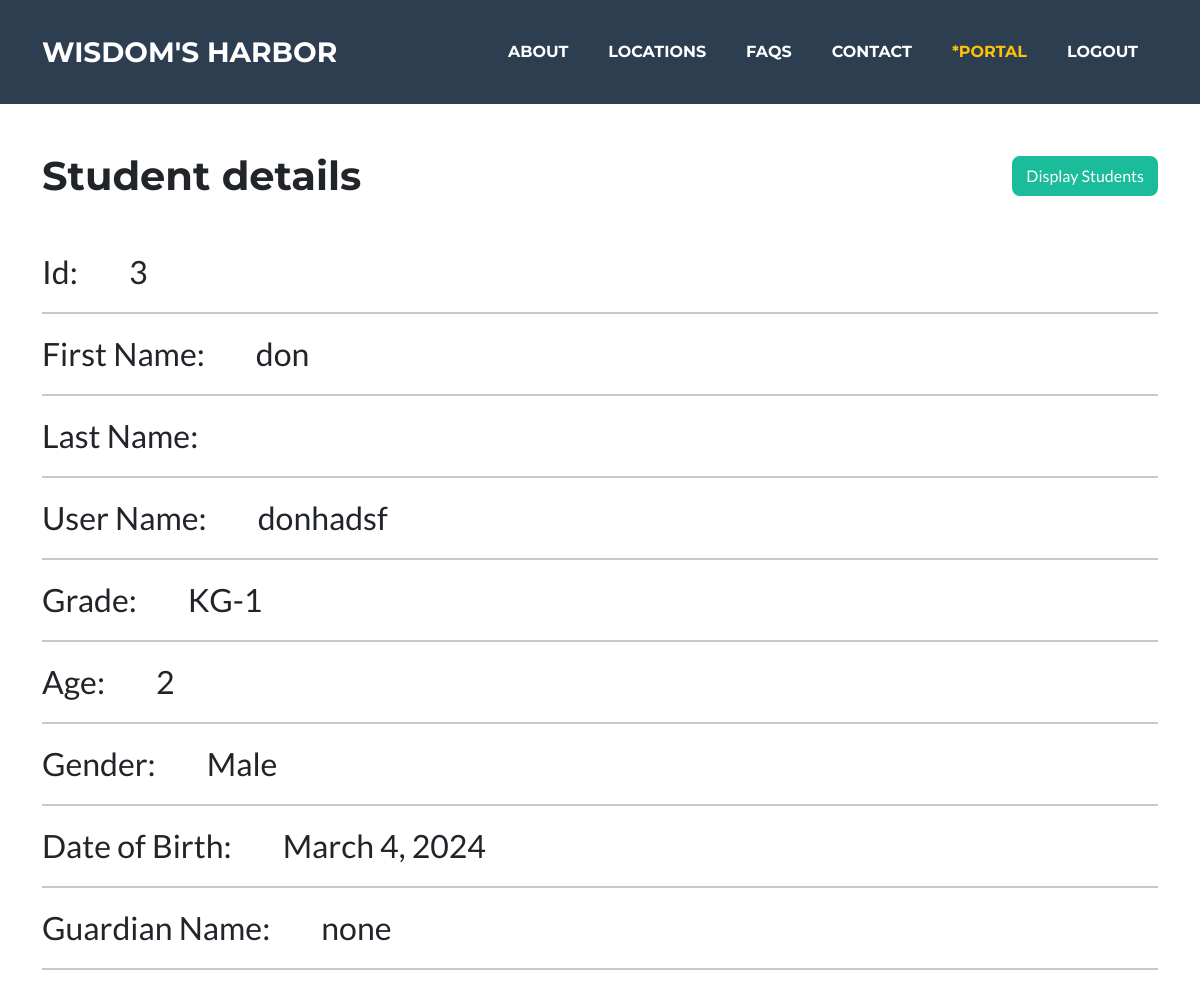
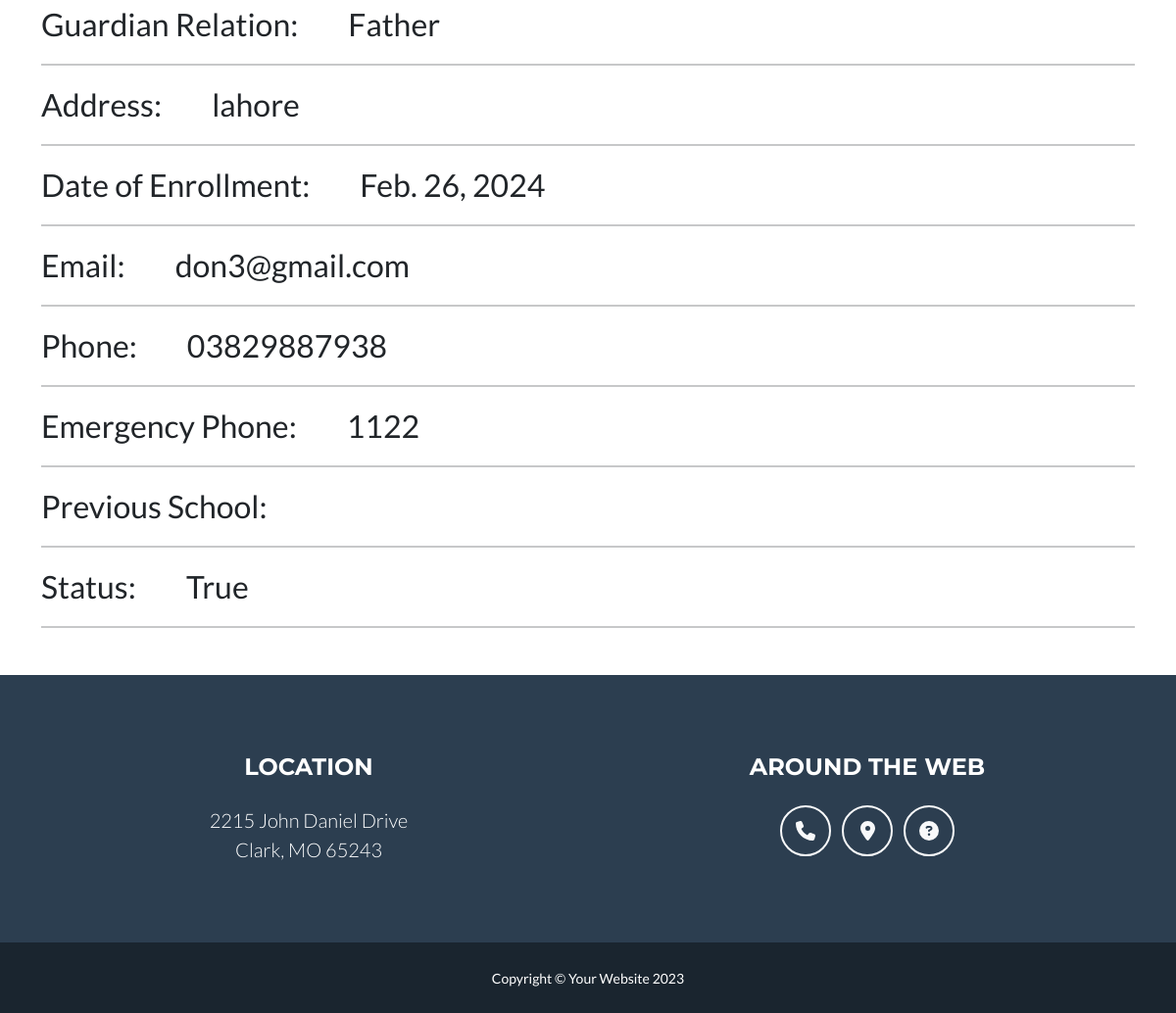
The app's page /student/details/3/ (signed in) with its own data (2 pictures, top to bottom).
### school/models.py (models this page shows)
class Student(models.Model):
    first_name = models.CharField(max_length=255, default="Name")
    last_name = models.CharField(max_length=255, null=True, blank=True)
    username = models.CharField(max_length=255, default='')
    grade = models.ForeignKey(Grade, on_delete= models.CASCADE)
    age = models.IntegerField()
    gender = models.ForeignKey(Gender, on_delete=models.CASCADE)
    dob = models.DateField()
    guardian_name = models.CharField(max_length=255)
    guardian_relation = models.ForeignKey(GuardianRelation, on_delete=models.CASCADE)
    address = models.CharField(max_length=500)
    date_of_enrollment = models.DateField()
    email = models.EmailField()
    phone = models.CharField(max_length=100)
    emergency_phone = models.CharField(max_length=100)
    previous_school = models.CharField(max_length=200, null=True, blank=True)
    status = models.BooleanField(default=True)

class Grade(models.Model):
    name = models.CharField(max_length=255)
    status = models.BooleanField(default=True)
    def __str__(self):
        return self.name

class Gender(models.Model):
    name = models.CharField(max_length=255)
    def __str__(self):
        return self.name

class GuardianRelation(models.Model):
    name = models.CharField(max_length=255)
    def __str__(self):
        return self.name

### school/views.py (the view)
# urls.py: path('student/details/<int:id>/', views.student_details, name='student_details'),
def student_details(request,id):
    if request.user.is_authenticated:
        if request.user.is_superuser:
            student = Student.objects.get(pk=id)
            return render(request, 'student_details.html', {'student': student})
        else:
            messages.warning(request, 'This page is for admin only!')
            return redirect('home')
    else:
        messages.warning(request, 'please login first!')
        return redirect('login')

### school/templates/student_details.html (shortened to what this page needs)
{% extends 'layout.html' %}
{% load static %}
{% block 'content' %}
<div class="container">
    <div class="d-flex align-items-center justify-content-between ">
        <h1 class="my-5">Student details</h1>
        <a href="{% url 'display_students' %}" class="btn btn-primary">Display Students</a>
    </div>
    <span class="fs-2 fw-medium">Id:</span>
    <span class="ms-5 fs-2">{{student.id}}</span>
    <hr>
    <span class="fs-2 fw-medium">First Name:</span>
    <span class="ms-5 fs-2">{{student.first_name}}</span>
    <hr>
    <span class="fs-2 fw-medium">Last Name:</span>
    <hr>
    <span class="fs-2 fw-medium">User Name:</span>
    <span class="ms-5 fs-2">{{student.username}}</span>
    <hr>
    <span class="fs-2 fw-medium">Grade:</span>
    <span class="ms-5 fs-2">{{student.grade}}</span>
    <hr>
    <span class="fs-2 fw-medium">Age:</span>
    <span class="ms-5 fs-2">{{student.age}}</span>
    <hr>
    <span class="fs-2 fw-medium">Gender:</span>
    <span class="ms-5 fs-2">{{student.gender}}</span>
    <hr>
    <span class="fs-2 fw-medium">Date of Birth:</span>
    <span class="ms-5 fs-2">{{student.dob}}</span>
    <hr>
    <span class="fs-2 fw-medium">Guardian Name:</span>
    <span class="ms-5 fs-2">{{student.guardian_name}}</span>
    <hr>
    <span class="fs-2 fw-medium">Guardian Relation:</span>
    <span class="ms-5 fs-2">{{student.guardian_relation}}</span>
    <hr>
    <span class="fs-2 fw-medium">Address:</span>
    <span class="ms-5 fs-2">{{student.address}}</span>
    <hr>
    <span class="fs-2 fw-medium">Date of Enrollment:</span>
    <span class="ms-5 fs-2">{{student.date_of_enrollment}}</span>
    <hr>
    <span class="fs-2 fw-medium">Email:</span>
    <span class="ms-5 fs-2">{{student.email}}</span>
    <hr>
    <span class="fs-2 fw-medium">Phone:</span>
    <span class="ms-5 fs-2">{{student.phone}}</span>
    <hr>
    <span class="fs-2 fw-medium">Emergency Phone:</span>
    <span class="ms-5 fs-2">{{student.emergency_phone}}</span>
    <hr>
    <span class="fs-2 fw-medium">Previous School:</span>
    <hr>
    <span class="fs-2 fw-medium">Status:</span>
    <span class="ms-5 fs-2">{{student.status}}</span>
    <hr>
</div>
{% endblock %}

### records on screen
Student: id "3", first_name "don", username "donhadsf", grade "KG-1", age "2", gender "Male", dob "March 4, 2024", guardian_name "none", guardian_relation "Father", address "lahore", date_of_enrollment "Feb. 26, 2024", email "don3@gmail.com", phone "03829887938", emergency_phone "1122", status "True"
